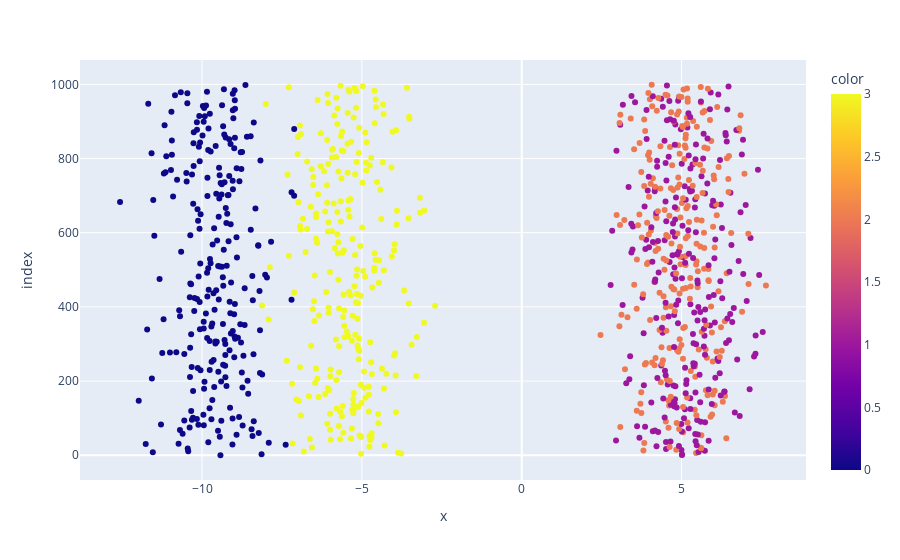

Notebook cell for this chart:
### Code cell
if __name__ == "__main__":
    np.random.seed(10)
    num_clusters = 4 # num of cluster
    X, _ = make_blobs(n_samples=1000, n_features=2, centers=num_clusters) # create dataset using make_blobs from sklearn datasets
    Kmeans = KMeansClustering(X, num_clusters)
    y_pred = Kmeans.fit(X)

### Figure 1 — Plotly figure (JSON) as saved in the notebook; plotly's stock layout.template omitted (floating-point values rounded to 4 significant figures; data arrays with more than 128 entries replaced by an {"elided": "..."} marker saying what was removed)
{"data": [{"hovertemplate": "x=%{x}<br>index=%{y}<br>color=%{marker.color}<extra></extra>", "legendgroup": "", "marker": {"color": {"elided": "1000 int values"}, "coloraxis": "coloraxis", "symbol": "circle"}, "mode": "markers", "name": "", "orientation": "h", "showlegend": false, "type": "scatter", "x": {"elided": "1000 float values"}, "xaxis": "x", "y": {"elided": "1000 int values"}, "yaxis": "y"}], "layout": {"coloraxis": {"colorbar": {"title": {"text": "color"}}, "colorscale": [[0, "#0d0887"], [0.1111, "#46039f"], [0.2222, "#7201a8"], [0.3333, "#9c179e"], [0.4444, "#bd3786"], [0.5556, "#d8576b"], [0.6667, "#ed7953"], [0.7778, "#fb9f3a"], [0.8889, "#fdca26"], [1, "#f0f921"]]}, "legend": {"tracegroupgap": 0}, "margin": {"t": 60}, "xaxis": {"anchor": "y", "domain": [0, 1], "title": {"text": "x"}}, "yaxis": {"anchor": "x", "domain": [0, 1], "title": {"text": "index"}}}}
